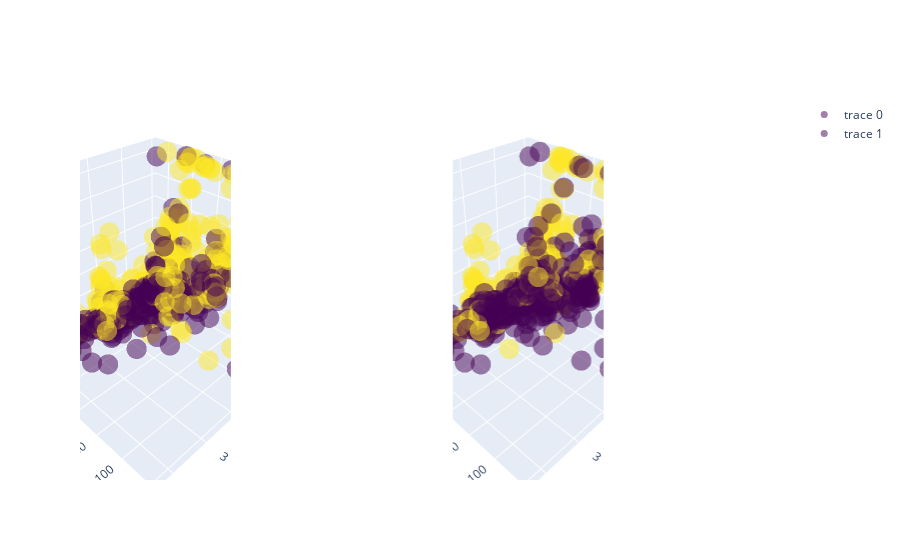

Notebook code for this chart:
### Markdown cell above
###

### Code cell
import plotly.graph_objects as go
from plotly.subplots import make_subplots

fig = make_subplots(
    rows=1, cols=4,
    specs=[[{'type': 'scatter3d'}, {'type': 'scatter3d'},{'type': 'scatter3d'},{'type': 'scatter3d'}]]
)

fig.add_trace(
    go.Scatter3d(
        x=data["Distance to beach"], 
        y=data["Size"],
        z=data["Price"], 
        mode='markers',
        marker=dict(
            size=7,
            color=data["Pool"],  
            colorscale='Viridis',  
            opacity=0.5
        )
    ),
    row=1, col=1
)
fig.add_trace(
    go.Scatter3d(
        x=data["Distance to beach"], 
        y=data["Size"],
        z=data["Price"], 
        mode='markers',
        marker=dict(
            size=7,
            color=data["Bar"],  
            colorscale='Viridis',
            opacity=0.5
        )
    ),
    row=1, col=3
)

fig.show()

### Figure 1 — Plotly figure (JSON) as saved in the notebook; plotly's stock layout.template omitted (floating-point values rounded to 4 significant figures; data arrays with more than 128 entries replaced by an {"elided": "..."} marker saying what was removed)
{"data": [{"marker": {"color": {"elided": "1011 int values"}, "colorscale": [[0, "#440154"], [0.1111, "#482878"], [0.2222, "#3e4989"], [0.3333, "#31688e"], [0.4444, "#26828e"], [0.5556, "#1f9e89"], [0.6667, "#35b779"], [0.7778, "#6ece58"], [0.8889, "#b5de2b"], [1, "#fde725"]], "opacity": 0.5, "size": 7}, "mode": "markers", "scene": "scene", "type": "scatter3d", "x": {"elided": "1011 float values"}, "y": {"elided": "1011 int values"}, "z": {"elided": "1011 float values"}}, {"marker": {"color": {"elided": "1011 int values"}, "colorscale": [[0, "#440154"], [0.1111, "#482878"], [0.2222, "#3e4989"], [0.3333, "#31688e"], [0.4444, "#26828e"], [0.5556, "#1f9e89"], [0.6667, "#35b779"], [0.7778, "#6ece58"], [0.8889, "#b5de2b"], [1, "#fde725"]], "opacity": 0.5, "size": 7}, "mode": "markers", "scene": "scene3", "type": "scatter3d", "x": {"elided": "1011 float values"}, "y": {"elided": "1011 int values"}, "z": {"elided": "1011 float values"}}], "layout": {"scene": {"domain": {"x": [0, 0.2125], "y": [0, 1]}}, "scene2": {"domain": {"x": [0.2625, 0.475], "y": [0, 1]}}, "scene3": {"domain": {"x": [0.525, 0.7375], "y": [0, 1]}}, "scene4": {"domain": {"x": [0.7875, 1], "y": [0, 1]}}}}
